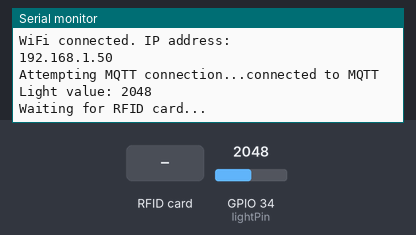
A sketch run on a simulated ESP32. On the bench: the last lines printed to the serial monitor. The inputs (shaded band) are chosen by the test bench; at power-on: GPIO 34 (lightPin) = 2048. WiFi joins after 1.5 s; servers stay silent unless stated; no MQTT or app messages arrive unless stated.

Above: at 2.7 s.
2.8 s: RFID card 5E 7A 19 C4 held to the reader
At 8.0 s:
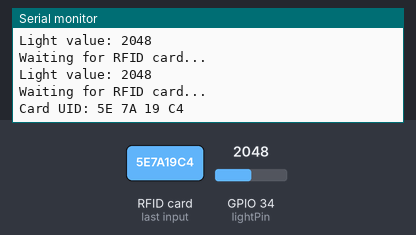
10.8 s: GPIO 34 (lightPin) set to 3603
At 13.8 s:
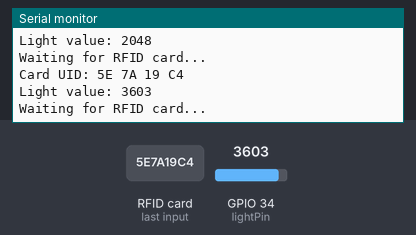

The sketch:

MQTT.ino
```cpp
#include <WiFi.h>
#include <PubSubClient.h>
#include <SPI.h>
#include <MFRC522.h>


const char* ssid = "";
const char* password = "";
const char* mqtt_server = "";


WiFiClient espClient;
PubSubClient client(espClient);


const int lightPin = 34;


#define SS_PIN 5
#define RST_PIN 4
MFRC522 rfid(SS_PIN, RST_PIN);


void setup_wifi() {
  delay(10);
  Serial.println("Connecting to WiFi...");
  WiFi.begin(ssid, password);
  while (WiFi.status() != WL_CONNECTED) {
    delay(500);
    Serial.print(".");
  }
  Serial.println("\nWiFi connected. IP address: ");
  Serial.println(WiFi.localIP());
}


void reconnect() {
  while (!client.connected()) {
    Serial.print("Attempting MQTT connection...");
    if (client.connect("esp32_combined")) {
      Serial.println("connected to MQTT");
      client.subscribe("room/light");
    } else {
      Serial.print("failed, rc=");
      Serial.print(client.state());
      Serial.println(" retrying in 5s");
      delay(5000);
    }
  }
}


void setup() {
  Serial.begin(115200);


  pinMode(lightPin, INPUT);


  SPI.begin(18, 19, 23, 5);
  rfid.PCD_Init();


  setup_wifi();
  client.setServer(mqtt_server, 1883);
}


void loop() {
  if (!client.connected()) {
    reconnect();
  }
  client.loop();

  int lightVal = analogRead(lightPin);
  char lightMessage[10];
  sprintf(lightMessage, "%d", lightVal);
  client.publish("sensor/light", lightMessage);
  Serial.print("Light value: ");
  Serial.println(lightVal);

  Serial.println("Waiting for RFID card...");
  if (rfid.PICC_IsNewCardPresent() && rfid.PICC_ReadCardSerial()) {
    String rfidUID = "";
    for (byte i = 0; i < rfid.uid.size; i++) {
      if(i > 0) rfidUID += " ";
      rfidUID += (rfid.uid.uidByte[i] < 0x10 ? "0" : "");
      rfidUID += String(rfid.uid.uidByte[i], HEX);
    }
    rfidUID.toUpperCase();


    Serial.println("Card UID: " + rfidUID);
    client.publish("rfid/tag", rfidUID.c_str());


    rfid.PICC_HaltA();
    delay(1000);
  }


  delay(5000);
}
```

Measured:
- after the input at 2.8 s, the serial monitor: prints a new line after 3.8 s (image 1)
- after the input at 10.8 s, the serial monitor: prints a new line after 1.8 s (image 2)
